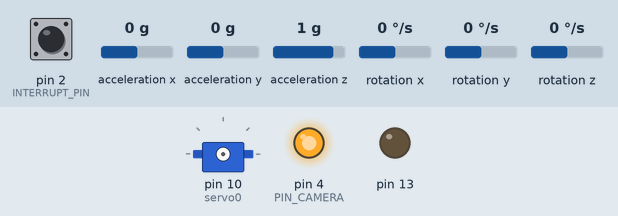
A sketch run on a simulated Arduino Uno, built with avr-gcc and run on an emulated ATmega328P. On the bench: servo, output pins drawn as LEDs (lit = HIGH). Wiring (inferred from the names in the program): MPU-6050 motion sensor at I2C address 0x68. The inputs (shaded band) are chosen by the test bench; at power-on: pin 2 (INTERRUPT_PIN) LOW, acceleration x 0 g, acceleration y 0 g, acceleration z 1 g, rotation x 0 °/s, rotation y 0 °/s, rotation z 0 °/s. The sensor or clock chip raises its interrupt line as the real part does; what the sketch prints to the serial monitor is not drawn.

Above: at 0.1 s.
At 23.8 s:
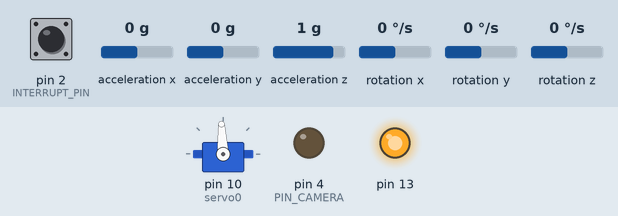
At 120.1 s:
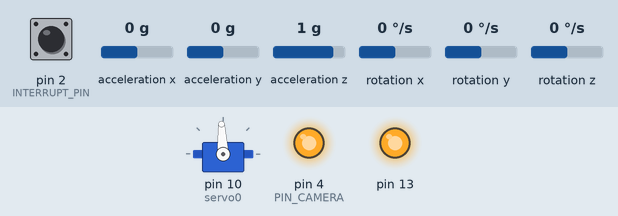
At 123.1 s:
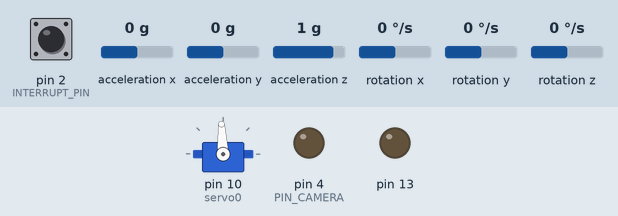
Timing chart, 0 to 124.6 s (numbered marks = the images above):
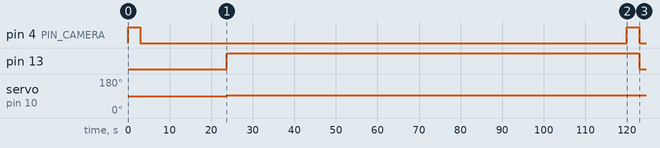

Measured:
- by itself, pin 4 (PIN_CAMERA): HIGH → LOW at 3.0 s, → HIGH 117 s later, → LOW 3.0 s later
- by itself, pin 13: HIGH → LOW at 123 s
- by itself, servo on pin 10 (servo0): 90° → 93° at 23.8 s

The sketch:

Camera_Stabilization_3b.ino
```cpp
/*
  DIY Gimbal - MPU6050 Arduino Tutorial
  by Dejan, www.HowToMechatronics.com
  Code based on the MPU6050_DMP6 example from the i2cdevlib library by Jeff Rowberg:
  https://github.com/jrowberg/i2cdevlib
*/
// I2Cdev and MPU6050 must be installed as libraries, or else the .cpp/.h files
// for both classes must be in the include path of your project
#include "I2Cdev.h"

#include "MPU6050_6Axis_MotionApps20.h"
//#include "MPU6050.h" // not necessary if using MotionApps include file

// Arduino Wire library is required if I2Cdev I2CDEV_ARDUINO_WIRE implementation
// is used in I2Cdev.h
#if I2CDEV_IMPLEMENTATION == I2CDEV_ARDUINO_WIRE
  #include "Wire.h"
#endif

#include <Servo.h>
// class default I2C address is 0x68
// specific I2C addresses may be passed as a parameter here
// AD0 low = 0x68 (default for SparkFun breakout and InvenSense evaluation board)
// AD0 high = 0x69
MPU6050 mpu;                                          //Making a MPU6050 object!
//MPU6050 mpu(0x69);                                  // <-- use for AD0 high

// Define the 3 servo motors
Servo servo0;                     //SERVO ZERO IS FOR YAW:
int servo0Speed = 1500;
//Servo servo1;
//Servo servo2;

float correct;
int j = 0;

#define OUTPUT_READABLE_YAWPITCHROLL

#define INTERRUPT_PIN 2  // use pin 2 on Arduino Uno & most boards

bool blinkState = false;

// MPU control/status vars
bool dmpReady = false;  // set true if DMP init was successful
uint8_t mpuIntStatus;   // holds actual interrupt status byte from MPU
uint8_t devStatus;      // return status after each device operation (0 = success, !0 = error)
uint16_t packetSize;    // expected DMP packet size (default is 42 bytes)
uint16_t fifoCount;     // count of all bytes currently in FIFO
uint8_t fifoBuffer[64]; // FIFO storage buffer

// orientation/motion vars
Quaternion q;           // [w, x, y, z]         quaternion container
VectorInt16 aa;         // [x, y, z]            accel sensor measurements
VectorInt16 aaReal;     // [x, y, z]            gravity-free accel sensor measurements
VectorInt16 aaWorld;    // [x, y, z]            world-frame accel sensor measurements
VectorFloat gravity;    // [x, y, z]            gravity vector
float euler[3];         // [psi, theta, phi]    Euler angle container
float ypr[3];           // [yaw, pitch, roll]   yaw/pitch/roll container and gravity vector

// packet structure for InvenSense teapot demo
uint8_t teapotPacket[14] = { '$', 0x02, 0, 0, 0, 0, 0, 0, 0, 0, 0x00, 0x00, '\r', '\n' };


// ================================================================
// ===               INTERRUPT DETECTION ROUTINE                ===
// ================================================================

volatile bool mpuInterrupt = false;     // indicates whether MPU interrupt pin has gone high
void dmpDataReady() {
  mpuInterrupt = true;
}

// ================================================================
// ===               MY CODE FOR CALCULATING GYRO ERRORS        ===
// ===              CODE TAKEN FROM HOW TO MECHTRONICS          ===
// ================================================================
  const int MPUAddr = 0x68;
  float AccX, AccY, AccZ;
  float GyroX, GyroY, GyroZ;
  float accAngleX, accAngleY, gyroAngleX, gyroAngleY, gyroAngleZ;
  float roll, pitch, yaw;
  float AccErrorX, AccErrorY, GyroErrorX, GyroErrorY, GyroErrorZ;
  float elapsedTime, currentTime, previousTime;
  int c = 0;

  void calculate_IMU_error() {
  // We can call this funtion in the setup section to calculate the accelerometer and gyro data error. From here we will get the error values used in the above equations printed on the Serial Monitor.
  // Note that we should place the IMU flat in order to get the proper values, so that we then can the correct values
  // Read accelerometer values 200 times
    while (c < 200) {
      Wire.beginTransmission(MPUAddr);
      Wire.write(0x3B);
      Wire.endTransmission(false);
      Wire.requestFrom(MPUAddr, 6, true);
      AccX = (Wire.read() << 8 | Wire.read()) / 16384.0 ;
      AccY = (Wire.read() << 8 | Wire.read()) / 16384.0 ;
      AccZ = (Wire.read() << 8 | Wire.read()) / 16384.0 ;
      // Sum all readings
      AccErrorX = AccErrorX + ((atan((AccY) / sqrt(pow((AccX), 2) + pow((AccZ), 2))) * 180 / PI));
      AccErrorY = AccErrorY + ((atan(-1 * (AccX) / sqrt(pow((AccY), 2) + pow((AccZ), 2))) * 180 / PI));
      c++;
    }
    //Divide the sum by 200 to get the error value
    AccErrorX = AccErrorX / 200;
    AccErrorY = AccErrorY / 200;
    c = 0;
    // Read gyro values 200 times
    while (c < 200) {
      Wire.beginTransmission(MPUAddr);
      Wire.write(0x43);
      Wire.endTransmission(false);
      Wire.requestFrom(MPUAddr, 6, true);
      GyroX = Wire.read() << 8 | Wire.read();
      GyroY = Wire.read() << 8 | Wire.read();
      GyroZ = Wire.read() << 8 | Wire.read();
      // Sum all readings
      GyroErrorX = GyroErrorX + (GyroX / 131.0);
      GyroErrorY = GyroErrorY + (GyroY / 131.0);
      GyroErrorZ = GyroErrorZ + (GyroZ / 131.0);
      c++;
    }
    //Divide the sum by 200 to get the error value
    GyroErrorX = GyroErrorX / 200;
    GyroErrorY = GyroErrorY / 200;
    GyroErrorZ = GyroErrorZ / 200;
  // Print the error values on the Serial Monitor
  Serial.print("AccErrorX: ");
  Serial.println(AccErrorX);
  Serial.print("AccErrorY: ");
  Serial.println(AccErrorY);
  Serial.print("GyroErrorX: ");
  Serial.println(GyroErrorX);
  Serial.print("GyroErrorY: ");
  Serial.println(GyroErrorY);
  Serial.print("GyroErrorZ: ");
  Serial.println(GyroErrorZ);
}

////////////////////////////////////////////////////////////////////
//         CALVULATE YAW

//call repeatedly in loop, only updates after a certain time interval
//returns true if update happened
////////////////////////////////////////////////////////////////////
void calculateYaw() {
  // if programming failed, don't try to do anything
  if (!dmpReady) return;

  // wait for MPU interrupt or extra packet(s) available
  while (!mpuInterrupt && fifoCount < packetSize) {
    if (mpuInterrupt && fifoCount < packetSize) {
      // try to get out of the infinite loop
      fifoCount = mpu.getFIFOCount();
    }
  }

  // reset interrupt flag and get INT_STATUS byte
  mpuInterrupt = false;
  mpuIntStatus = mpu.getIntStatus();

  // get current FIFO count
  fifoCount = mpu.getFIFOCount();

  // check for overflow (this should never happen unless our code is too inefficient)
  if ((mpuIntStatus & _BV(MPU6050_INTERRUPT_FIFO_OFLOW_BIT)) || fifoCount >= 1024) {
    // reset so we can continue cleanly
    mpu.resetFIFO();
    fifoCount = mpu.getFIFOCount();
    Serial.println(F("FIFO overflow!"));

    // otherwise, check for DMP data ready interrupt (this should happen frequently)
  } else if (mpuIntStatus & _BV(MPU6050_INTERRUPT_DMP_INT_BIT)) {
    // wait for correct available data length, should be a VERY short wait
    while (fifoCount < packetSize) fifoCount = mpu.getFIFOCount();

    // read a packet from FIFO
    mpu.getFIFOBytes(fifoBuffer, packetSize);

    // track FIFO count here in case there is > 1 packet available
    // (this lets us immediately read more without waiting for an interrupt)
    fifoCount -= packetSize;

    // Get Yaw, Pitch and Roll values
#ifdef OUTPUT_READABLE_YAWPITCHROLL
    mpu.dmpGetQuaternion(&q, fifoBuffer);
    mpu.dmpGetGravity(&gravity, &q);
    mpu.dmpGetYawPitchRoll(ypr, &q, &gravity);

    // Yaw, Pitch, Roll values - Radians to degrees
    ypr[0] = ypr[0] * 180 / M_PI;
    ypr[1] = ypr[1] * 180 / M_PI;
    ypr[2] = ypr[2] * 180 / M_PI;
#endif
  }
}//void calculateYaw

// ================================================================
// ===                      CAMERA RELATED                       ===
// ================================================================
#define LONG_PRESS 3000
#define PIN_CAMERA 4
long cameraStartime = 0;
int cameraState = 0;

void setupCamera(){
  pinMode(PIN_CAMERA,OUTPUT);
  cameraStartime = millis();
}

void switchOnOffCamera(){
  digitalWrite(PIN_CAMERA,HIGH);
  Serial.write("LP");
  delay(LONG_PRESS);
  digitalWrite(PIN_CAMERA,LOW);
  cameraState = 1;
}

// ================================================================
// ===                      INITIAL SETUP                       ===
// ================================================================

void setup() {

  setupCamera();
  switchOnOffCamera();

  // join I2C bus (I2Cdev library doesn't do this automatically)
#if I2CDEV_IMPLEMENTATION == I2CDEV_ARDUINO_WIRE
  Wire.begin();
  Wire.setClock(400000); // 400kHz I2C clock. Comment this line if having compilation difficulties
#elif I2CDEV_IMPLEMENTATION == I2CDEV_BUILTIN_FASTWIRE
  Fastwire::setup(400, true);
#endif

  // initialize serial communication
  // (115200 chosen because it is required for Teapot Demo output, but it's
  // really up to you depending on your project)
  Serial.begin(38400);
  while (!Serial); // wait for Leonardo enumeration, others continue immediately

//   ================================================================
// ===              InSETUP:  MY CODE FOR CALCULATING GYRO ERRORS        ===
// ===              In SETUP:CODE TAKEN FROM HOW TO MECHTRONICS          ===
// ================================================================
  Wire.beginTransmission(MPUAddr);       // Start communication with MPUAddr6050 // MPUAddr=0x68
  Wire.write(0x6B);                  // Talk to the register 6B
  Wire.write(0x00);                  // Make reset - place a 0 into the 6B register
  Wire.endTransmission(true);        //end the transmission

  // Call this function if you need to get the IMU error values for your module
  calculate_IMU_error();
// ================================================================
   //End of my code:
// ================================================================


  // initialize device
  //Serial.println(F("Initializing I2C devices..."));
  mpu.initialize();
  pinMode(INTERRUPT_PIN, INPUT);
  devStatus = mpu.dmpInitialize();

  // supply your own gyro offsets here, scaled for min sensitivity
  //Commenting there's
//  mpu.setXGyroOffset(17);
//  mpu.setYGyroOffset(-69);
//  mpu.setZGyroOffset(27);
//  mpu.setZAccelOffset(1551); // 1688 factory default for my test chip

  //These are mine:
  mpu.setXGyroOffset(GyroErrorX);
  mpu.setYGyroOffset(GyroErrorY);
  mpu.setZGyroOffset(GyroErrorZ);
  mpu.setZAccelOffset(725); // 1688 factory default for my test chip

  // make sure it worked (returns 0 if so)
  if (devStatus == 0) {
    // turn on the DMP, now that it's ready
    // Serial.println(F("Enabling DMP..."));
    mpu.setDMPEnabled(true);

    attachInterrupt(digitalPinToInterrupt(INTERRUPT_PIN), dmpDataReady, RISING);
    mpuIntStatus = mpu.getIntStatus();

    // set our DMP Ready flag so the main loop() function knows it's okay to use it
    //Serial.println(F("DMP ready! Waiting for first interrupt..."));
    dmpReady = true;

    // get expected DMP packet size for later comparison
    packetSize = mpu.dmpGetFIFOPacketSize();
  } else {
    // ERROR!
    // 1 = initial memory load failed
    // 2 = DMP configuration updates failed
    // (if it's going to break, usually the code will be 1)
    // Serial.print(F("DMP Initialization failed (code "));
    //Serial.print(devStatus);
    //Serial.println(F(")"));
  }

  // Define the pins to which the 3 servo motors are connected
  servo0.attach(10);
//  servo1.attach(9);
//  servo2.attach(8);
  Serial.println("SETUP FINISHED");

  //SELF CALLIBRATION:
  Serial.println("SELF CALLIBRATION STARTED");
  //For 2000 times, we'll record yaw values
  for(int i=0; i<2000; i++){
    calculateYaw();
    correct = ypr[0];
  }
  //This will indicate that callibration is finished:
  pinMode(13,OUTPUT);
  digitalWrite(13,HIGH);

}

// ================================================================
// ===                     LOOP                       ===
// ================================================================

void loop() {
  calculateYaw();
  ypr[0] = ypr[0] - correct;

  Serial.print(String(ypr[0]) + "\t");

  //TO KEEP RANGE OF YAW FROM -180 to 180
  if(ypr[0] > 180){
    ypr[0] = 360 - ypr[0];
  }else if(ypr[0] < -180){
    ypr[0] = 360 + ypr[0];
  }

  Serial.println(String(ypr[0]));
  rotateServo();

  //Switching off the camera after 1 minute
  if((millis() - cameraStartime) > 120000 && cameraState == 1){
    switchOnOffCamera();
    digitalWrite(13,LOW);
    cameraState = 0;
  }
}

void rotateServo(){
  if(ypr[0] > 10){
    servo0Speed = map(ypr[0], 0, 180, 1425, 1395);
    rotateServoClockwise(servo0Speed);
  }else if(ypr[0] < -10){
    servo0Speed = map(ypr[0], -180, 0, 1585, 1555);
    rotateServoAntiClockwise(servo0Speed);
  }else{
    stopServo();
  }
}

//Continuous servo rotates clockwise for Servo.write() value between 0 to 89;
void rotateServoClockwise(int servoSpeed){
  servo0.writeMicroseconds(servoSpeed);
}

//Continuous servo rotates clockwise for Servo.write() value between 180 down to 91;
void rotateServoAntiClockwise(int servoSpeed){
  servo0.writeMicroseconds(servoSpeed);
}

void stopServo(){
  servo0.writeMicroseconds(1500);
}
```
